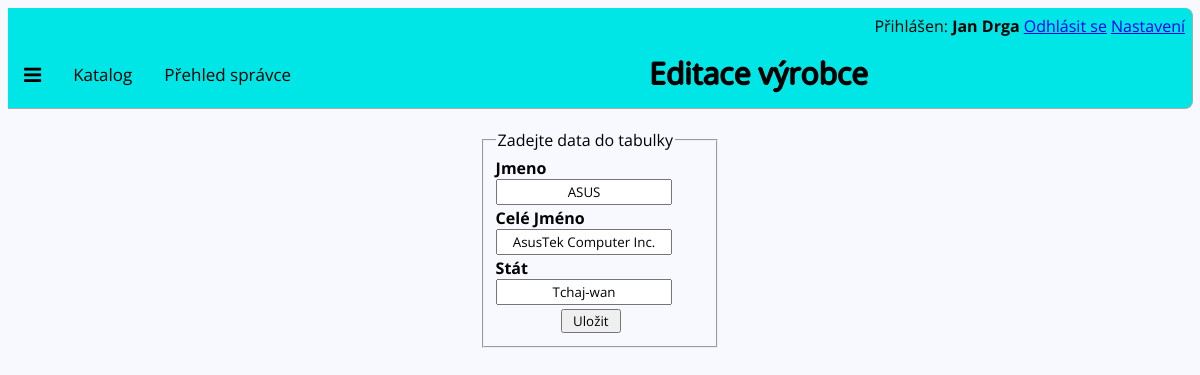
Page /Vyrobce.php?editovatVyrobce=4 (signed in) on the committed database.
### tables this page shows
CREATE TABLE `vyrobce` (
  `ID_VY` int(11) NOT NULL,
  `jmeno` varchar(20) NOT NULL,
  `cele_jmeno` varchar(60) NOT NULL,
  `stat` varchar(20) NOT NULL
);

### Vyrobce.php (the view, shortened to what this page needs)
<?php
include_once 'connect.php';
?>
<?php
if (isset($_SESSION["uzivatel"]))
{
if (isset($_GET["editovatVyrobce"]))
{
  $sqlvyr ="
    SELECT *
    FROM vyrobce
    WHERE ID_VY = {$_GET["editovatVyrobce"]}
    ORDER BY jmeno
  ";
  $editovatVYR = $conn->query($sqlvyr);
  $vyr = $editovatVYR->fetch_assoc();
}
else
  $vyr = array("ID_VY" => "","jmeno" => "","cele_jmeno" => "" ,"stat" => ""  );
}
else
$hlaska = "Pro správu vyrobce se přihlašte";
?>
<!DOCTYPE html>
<html >
<head>
    <link rel="stylesheet" href="https://cdnjs.cloudflare.com/ajax/libs/font-awesome/4.7.0/css/font-awesome.min.css">
</head>
<link rel="stylesheet" href="css/panel.css">
<link rel="stylesheet" href="css/vyrobce.css">
<body>
<?php
  include 'panelPrihlaseni.php';
?>
<div class="topnav">
<i class="fa fa-bars" ></i>
<a href="index.php">Katalog</a>
   <?php
  if (isset($_SESSION["uzivatel"])) {
?>
<a href="prehledspravce.php"class="prehled">Přehled správce</a>
  <?php }?>
<a class="vyrobce" >Editace výrobce</a>
</div>
<?php
  if (isset($_SESSION["uzivatel"])) {
?>
<fieldset>
<legend>Zadejte data do tabulky</legend>
<form method='post'>
<div>
<label>Jmeno</label>
<input type="text" name="jmeno" value="<?= $vyr["jmeno"]?>" placeholder="vyrobce"required>
<label>Celé Jméno</label>
<input type="text" name="cele_jmeno" value="<?= $vyr["cele_jmeno"]?>" placeholder="celé jméno">
<label>Stát</label>
<input type="text" name="stat" value="<?= $vyr["stat"]?>" placeholder="stát">
</div>
<div>
<input type="submit" name="pridatVyrobce" value="Uložit">
</div>
</form>
<?php }
?>
</body>
</html>

### css/panel.css (style rules this page uses)
.topnav { overflow: hidden; background-color: #e9e9e9; margin-bottom: 20px; top: 0; width: 100%; height: 70px; border-right: 1px solid #A9A9A9; border-bottom: 1px solid #A9A9A9; border-bottom-right-radius: 8px; border-top-right-radius: 8px; background-color: #00e6e6; padding-top: 30px; }

### css/vyrobce.css (style rules this page uses)
body { background-color: #F8F8FF; font-family: 'Open Sans'; }
div { text-align: left; }
input[type=text] { padding-left: 5%; padding-right: 5%; padding-top: 1%; padding-bottom: 1%; margin-right: 20%; margin-bottom: 1%; text-align: center; font-family: 'Open Sans'; }
label { display: inline-block; font-weight: bold; text-align: right; padding-right: 20%; font-family: 'Open Sans'; }
input[type=text]::placeholder { text-align: center; }
input[type=submit] { padding-left: 5%; padding-right: 5%; padding-top: 0.5%; padding-bottom: 0.5%; margin-left: 65px; margin-top: 1%; margin-bottom: 1%; font-family: 'Open Sans'; }
.topnav i[class="fa fa-bars"] { float: left; display: block; color: black; margin-top: 2px; text-align: center; padding: 25px 16px; font-size:20px; }
.topnav a.vyrobce { margin-left: 27%; color: black; padding: 14px 50px; font-size: 30px; text-shadow: -1px 0 black, 0 1px black, 1px 0 black, 0 -1px black; }
.topnav a { float: left; display: block; color: black; text-align: center; padding: 25px 16px; text-decoration: none; font-size: 17px; }
.topnav a.prehled { margin-right: -27px; }
fieldset { margin-left: 40%; margin-right: 40%; }

### rows in the picture
vyrobce: jmeno "ASUS", cele_jmeno "AsusTek Computer Inc.", stat "Tchaj-wan"

### other values in the picture
$_SESSION["uzivatel"]["jmeno"] "Jan"
$_SESSION["uzivatel"]["prijmeni"] "Drga"
